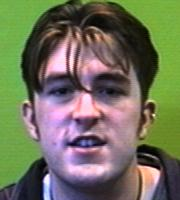
%> input picture images/jdbenm.jpg, 180 x 200 px
$ octave --eval "ej53;"   (GNU Octave 9; MATLAB toolbox functions it lacks are replaced by stand-ins)
%> lines starting %> are read from the running program, lines starting %| are printed output that depends on the picture
### getDataBase.m
function [X,Y] = getDataBase(outSize,numNeg)
%> called with outSize = [20 20], numNeg = 15
    faceSet={'jdbenm.jpg','klclar.jpg','rmpugh.jpg','sbains.jpg','spletc.jpg','vstros.jpg'};
    bgSet={'landscape.jpg','room.jpg','natural.jpg'};

    X=[];
    Y=[];

    %Check input parameters
    if ~exist('numNeg','var'),
        numNeg=0;
    end

    % Add the faces
    for fimg=faceSet,
        % Create de sample and label
        img=imread(['images/' char(fimg)]);
%> img is the input picture: size 200x180x3 uint8; mean R, G, B 112.4, 113.2, 91
        img=rgb2gray(img);
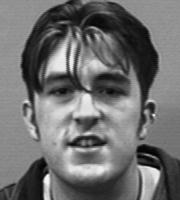
%> img: size 200x180 uint8; min 0, max 253, mean 110.4
        img=imresize(img,outSize);
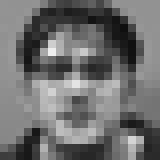
%> img: size 20x20 uint8 (shown 8 times larger); min 15, max 238, mean 110.3
        x=reshape(img,1,[]);
%> x = 400 values, max 238 at index 127, min 15 at index 304, mean 110.3
        y=1;

        % Add to dataset
        X=[X;x];
%> X has the same summary as x
        Y=[Y;y];
    end
%> pass 2 of the loop in getDataBase, `for fimg=faceSet,`:
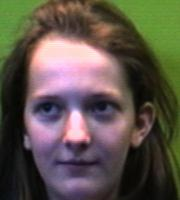
%> input picture images/klclar.jpg, 180 x 200 px
%> in getDataBase, img is the input picture: size 200x180x3 uint8; mean R, G, B 93.8, 84.8, 74.9
%> in getDataBase, `img=rgb2gray(img);`:
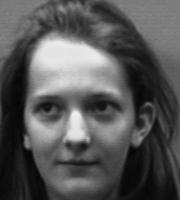
%> img: size 200x180 uint8; min 3, max 241, mean 86.4
%> in getDataBase, `img=imresize(img,outSize);`:
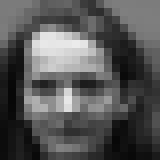
%> img: size 20x20 uint8 (shown 8 times larger); min 7, max 235, mean 86.3
%> x = 400 values, max 235 at index 186, min 7 at index 32, mean 86.27
%> X = 400 columns, first 8: [147 147 146 149 145 146 148 146; 123 123 122 124 122 103 67 50]
%> pass 3 of the loop in getDataBase, `for fimg=faceSet,`:
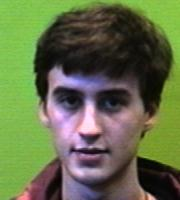
%> input picture images/rmpugh.jpg, 180 x 200 px
%> in getDataBase, img is the input picture: size 200x180x3 uint8; mean R, G, B 99.6, 109.9, 72.5
%> in getDataBase, `img=rgb2gray(img);`:
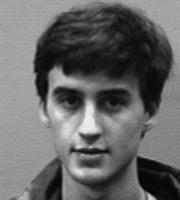
%> img: size 200x180 uint8; min 1, max 238, mean 102.5
%> in getDataBase, `img=imresize(img,outSize);`:
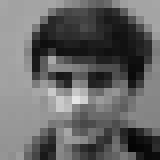
%> img: size 20x20 uint8 (shown 8 times larger); min 5, max 229, mean 102.4
%> x = 400 values, max 229 at index 193, min 5 at index 339, mean 102.4
%> X = 400 columns, first 8: [147 147 146 149 145 146 148 146; 123 123 122 124 122 103 67 50; 165 164 161 162 163 163 162 162]
%> the loop made 4 passes; the first 3 are shown
%> the run ends on the next line

    % Add background samples
    for i=1:numNeg,
        % Select one of the background images
        idx=round(rand()*(length(bgSet)-1))+1;
        img=imread(['images/' bgSet{idx}]);
        img=rgb2gray(img);

        % Select a random region from the image
        s=rand()*4 + 0.1;
        s=min(s,min(size(img)./outSize));
        ssize=max(round(outSize*s),outSize);
        px=max(1,round(rand()*(size(img,1)-ssize(1)-1))+1);
        py=max(1,round(rand()*(size(img,2)-ssize(2)-1))+1);

        % Cut the region from the image
        r=img(px:px+ssize(1)-1,py:py+ssize(2)-1);

        % Create the sample and label
        x=imresize(r,outSize);
        x=reshape(x,1,[]);
        y=-1;

        % Add to dataset
        X=[X;x];
        Y=[Y;y];
    end
end

### ej53.m
function ej53
%A)
close all;
figure();
addpath('ViolaJones','ViolaJones/SubFunctions');
[X,Y] = getDataBase([20,20],15);
model=uint8(round(reshape(mean(X(Y==1,:),1),[20,20]))); %average face
%model(7:10,3:3+13) = 0; %rectangle without using rectangle()
%model(9:10,3:3+13) = 255;
imshow(model);
rectangle('position',[3 ,7,14,4],'facecolor','k');
rectangle('position',[3,9,14,2],'facecolor','w');
%B)
figure(); %showing integral images
I = imread('images/natural.jpg');
subplot(2,3,1),
imshow(I);
subplot(2,3,4)
showIntegralImage(I);
I = imread('images/landscape.jpg');
subplot(2,3,2),
imshow(I);
subplot(2,3,5),
showIntegralImage(I);
I = imread('images/room.jpg');
subplot(2,3,3),
imshow(I);
subplot(2,3,6),
showIntegralImage(I);
defaultoptions.Resize=false;		%computing the characteristic value using the integral image
modelInt=GetIntegralImages(model,defaultoptions);
CharValue = (modelInt.ii(10,16)- modelInt.ii(9,16) -modelInt.ii(10,3) + modelInt.ii(9,3))*2 - (modelInt.ii(10,16)- modelInt.ii(7,16) -modelInt.ii(10,3) + modelInt.ii(7,3))
% [32 lines of commented-out code are left out]
end
function showIntegralImage(image)
defaultoptions.Resize=false;
intImageStruct=GetIntegralImages(image,defaultoptions);
imagesc(intImageStruct.ii);colormap(jet);
end
